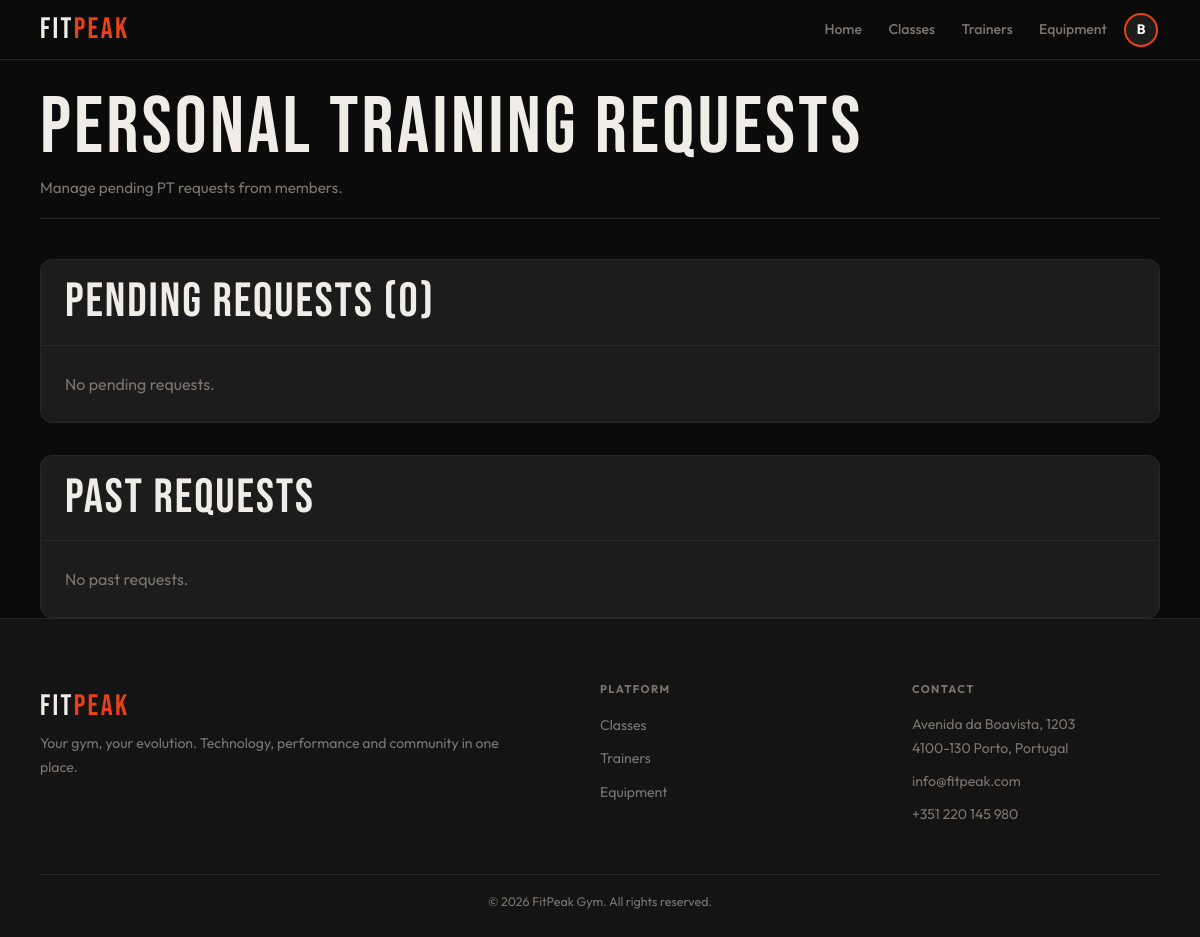
Before: /trainer/pt_requests.php (signed in) with the older database file.
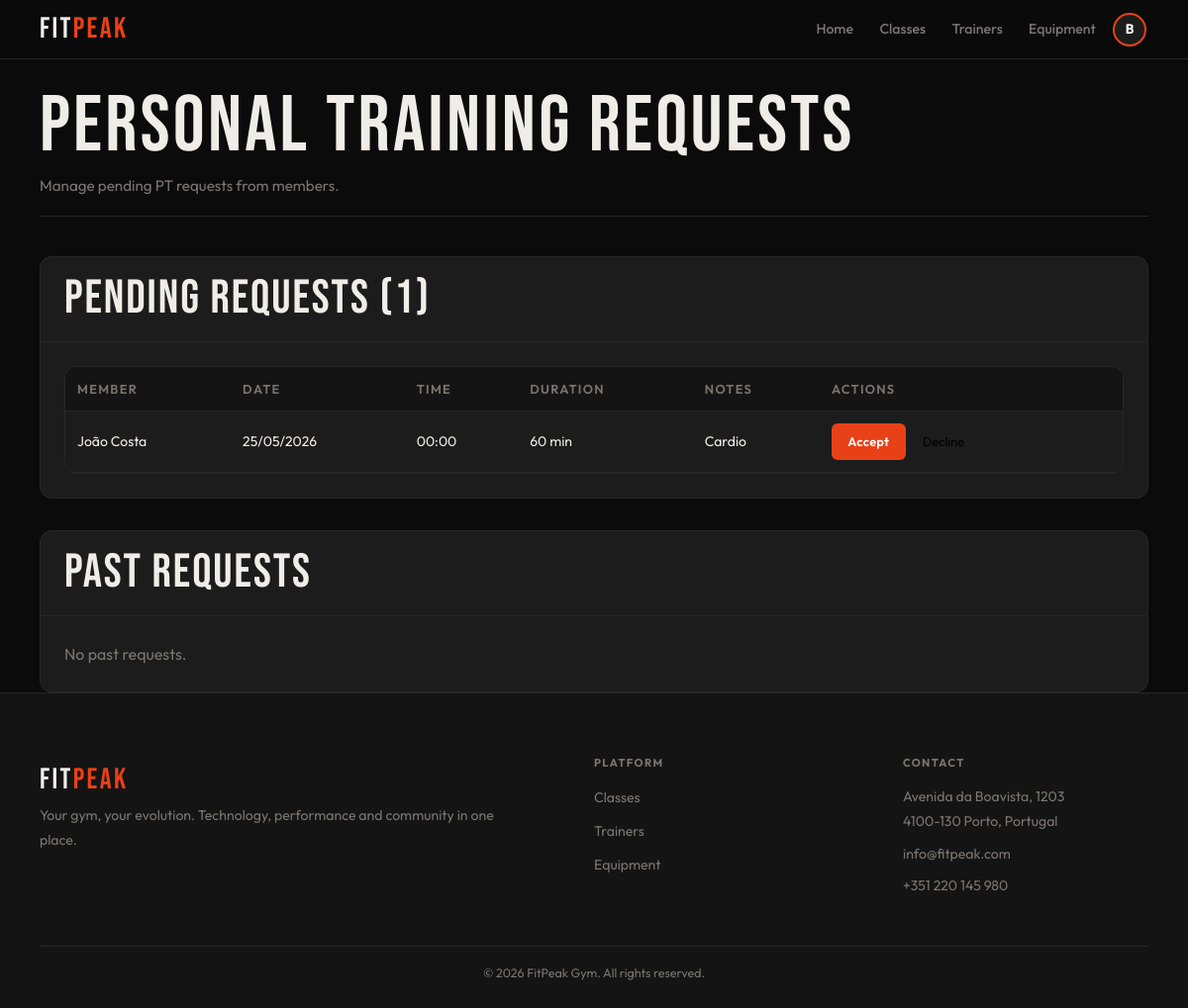
After: the same page with the newer database file.
### tables this page shows
CREATE TABLE personal_bookings (
    id INTEGER PRIMARY KEY AUTOINCREMENT,
    member_id INTEGER NOT NULL,
    trainer_id INTEGER NOT NULL,
    booking_date DATE NOT NULL,
    start_time TEXT NOT NULL,
    duration_min INTEGER DEFAULT 60,
    status TEXT DEFAULT 'pending' CHECK(status IN ('pending','confirmed','cancelled')),
    notes TEXT,
    created_at DATETIME DEFAULT CURRENT_TIMESTAMP,
    FOREIGN KEY(member_id) REFERENCES users(id) ON DELETE CASCADE,
    FOREIGN KEY(trainer_id) REFERENCES users(id) ON DELETE CASCADE
);

CREATE TABLE users (
    id INTEGER PRIMARY KEY AUTOINCREMENT,
    name TEXT NOT NULL,
    username TEXT UNIQUE NOT NULL,
    email TEXT UNIQUE NOT NULL,
    password TEXT NOT NULL,
    role TEXT NOT NULL DEFAULT 'member' CHECK(role IN ('member','trainer','admin')),
    photo TEXT DEFAULT NULL,
    active INTEGER NOT NULL DEFAULT 1,
    created_at DATETIME DEFAULT CURRENT_TIMESTAMP
, is_admin INTEGER NOT NULL DEFAULT 0);

### db/personal_bookings.php (called while the page is built, shortened)
<?php
function getTrainerPendingRequests($pdo, $trainerId) {
    $stmt = $pdo->prepare("
        SELECT
            pb.*,
            u.name AS member_name,
            u.email AS member_email
        FROM personal_bookings pb
        JOIN users u ON pb.member_id = u.id
        WHERE pb.trainer_id = ?
          AND pb.status = 'pending'
        ORDER BY pb.booking_date ASC, pb.start_time ASC
    ");
    $stmt->execute([$trainerId]);
    return $stmt->fetchAll(PDO::FETCH_ASSOC);
}

### trainer/pt_requests.php (the view, shortened to what this page needs)
<?php
require_once '../includes/header.php';
require_once '../includes/footer.php';
require_once '../db/personal_bookings.php';
$pdo = getDatabaseConnection();
$trainerId = $_SESSION['user_id'];
$pendingRequests = getTrainerPendingRequests($pdo, $trainerId);
$pastRequests = getTrainerPastRequests($pdo, $trainerId, 10);
?>
<main class="main">
    <div class="container">
        <header class="page-header">
            <h1>Personal Training Requests</h1>
            <p>Manage pending PT requests from members.</p>
        </header>
        <div class="card">
            <div class="card-head">
                <h2>Pending Requests (<?= count($pendingRequests) ?>)</h2>
            </div>
            <div class="card-body">
                <?php if (empty($pendingRequests)): ?>
                    <p class="text-muted">No pending requests.</p>
                <?php else: ?>
                    <div class="table-wrap">
                        <table class="requests-table">
                            <thead>
                                <tr><th>Member</th><th>Date</th><th>Time</th><th>Duration</th><th>Notes</th><th>Actions</th></tr>
                            </thead>
                            <tbody>
                                <?php foreach ($pendingRequests as $req): ?>
                                    <tr>
                                        <td><?= htmlspecialchars($req['member_name']) ?></td>
                                        <td><?= date('d/m/Y', strtotime($req['booking_date'])) ?></td>
                                        <td><?= htmlspecialchars($req['start_time']) ?></td>
                                        <td><?= $req['duration_min'] ?> min</td>
                                        <td><?= htmlspecialchars($req['notes'] ?: '—') ?></td>
                                        <td>
                                            <form method="post" style="display: inline-block;">
                                                <button type="submit" name="action" value="accept" class="main-button btn-sm">Accept</button>
                                            </form>
                                            <form method="post" style="display: inline-block;">
                                                <button type="submit" name="action" value="reject" class="delete-btn btn-sm" onclick="return confirm('Reject this request?')">Decline</button>
                                            </form>
                                        </td>
                                    </tr>
                                <?php endforeach; ?>
                            </tbody>
                        </table>
                    </div>
                <?php endif; ?>
            </div>
        </div>
        <div class="card" id ="past-requests">
            <div class="card-head">
                <h2>Past Requests</h2>
            </div>
            <div class="card-body">
                <?php if (empty($pastRequests)): ?>
                    <p class="text-muted">No past requests.</p>
                <?php endif; ?>
            </div>
        </div>
    </div>
</main>

Changed rows visible on the page:
added personal_bookings: member.name "João Costa", booking_date "25/05/2026", start_time "00:00", duration_min "60", notes "Cardio"
Other visible differences:
count($pendingRequests): "0" → "1"
text no longer shown: "No pending requests."
text now shown: "MEMBER DATE TIME DURATION NOTES ACTIONS"
